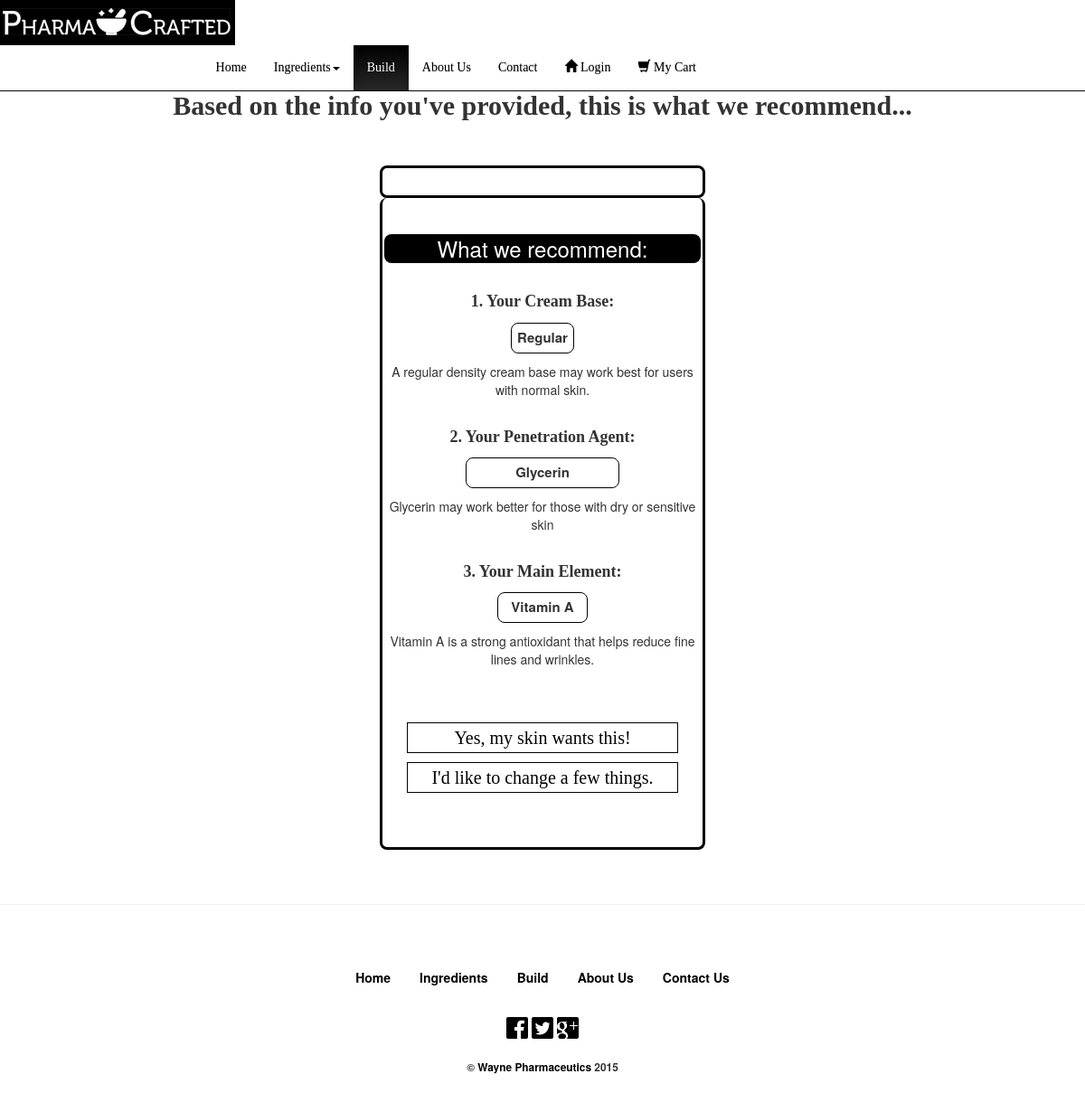
/users/3/result, run on the app's committed database.
### creamUsers/models.py (models this page shows, shortened)
class Ingredient (models.Model):
	inType = models.CharField(max_length = 20)
	ingreName = models.CharField(max_length = 50)
	description = models.CharField(max_length = 100)

class Product (models.Model):
	price = models.DecimalField(max_digits=18, decimal_places=2, verbose_name=_('price'))
	ingredient1 = models.ForeignKey(Ingredient, related_name='ingredient_cream')
	ingredient2 = models.ForeignKey(Ingredient, related_name='ingredient_penetrate')
	ingredient3 = models.ForeignKey(Ingredient, related_name='ingredient_main', default=6)

### creamUsers/views.py (the view)
# urls.py: url(r'^(?P<product_id>\d+)/result$', views.resultNoAnswer, name='resultNoAnswer'),
def resultNoAnswer (request, product_id):
	prod = get_object_or_404(Product, pk=product_id)
	return render(request, 'creamUsers/prodResult.html', {'product' : prod, 'ingredient1':prod.ingredient1, 'ingredient2':prod.ingredient2,})

### creamUsers/templates/creamUsers/prodResult.html (shortened to what this page needs)
<!DOCTYPE html>
<html lang="en">
{% extends "baseNavFooter.html" %}
{% block content %}
{% load staticfiles %}
{% load bootstrap3 %}
<div class="page-row">
<nav class="navbar transparent navbar-inverse navbar-fixed-top" role="navigation">
	<div class="container-fluid col-md-8" style="float:center;border-left:0px; border-right:0px; margin-left:auto; margin-right: auto;">
		<div class="navbar-header">
			<a class="navbar-brand" style="" href="/"></a>
		</div>
		<div class="collapse navbar-collapse" id="bs-example-navbar-collapse-1">
		  <ul class="nav navbar-nav">
			<li><a href="/">Home</a></li>
			<li class="dropdown" href="plan.html"><a class="dropdown-toggle" data-toggle="dropdown" href="plan.html">Ingredients<span class="caret"></span></a>
			</li>
			<li class="active"><a href="/build/">Build</a></li>
			<li><a href="/about/">About Us</a></li>
			<li><a href="/contact/">Contact</a></li>
			{% if user.is_authenticated %}
			<li id="menu-gap"><a href="/users/"><span class="glyphicon glyphicon-user"></span> {{user.username}}</a></li>
			<li id="menu-gap"><a href="/logout/"><span class="glyphicon glyphicon-off"></span> Logout</a></li>
			{% else %}
			<li id="menu-gap"><a href="/login/"><span class="glyphicon glyphicon-home"></span> Login</a></li>
			{% endif %}
			<li><a href="{% url 'creamUsers:cartdetail' %}"><span class="glyphicon glyphicon-shopping-cart"></span> My Cart</a></li>
		  </ul>
		</div>
	</div>
</nav>
	<div id="buildtitle">
		<h2><center/><strong/></h2>
	</div>
	<h2 class="question">Based on the info you've provided, this is what we recommend...</h2><br/><br/>
	<div id="results" style="width:30%; margin-left: auto; margin-right: auto; text-align:center; border: 3px solid black; padding-bottom:30px; border-radius: 8px;">
	</div>
	<div id="suggestions" style="width:30%; margin-left: auto; margin-right: auto; text-align:center;border-radius: 8px; border-bottom: 3px solid black; border-left: 3px solid black; border-right: 3px solid black; text-align:center; padding-bottom:50px;">
		<br/><h3 style="padding:3px;color:white;background:black;border-radius:8px;width:350px;margin-left:auto;margin-right:auto;">What we recommend:</h3>
		<form action=""><br/>
			<p style="font-family:Museo; font-size: 18px">1. Your Cream Base:</p> <p class="resing" style="width:70px;">{{ingredient1.ingreName}}</p>
			<p style="font-weight:300;">{{ingredient1.description}}</p>
		</form>
		<form action=""><br/>
			<p style="font-family:Museo; font-size: 18px">2. Your Penetration Agent:</p> <p class="resing" style="width:170px;">{{ingredient2.ingreName}}</p>
			<p style="font-weight:300;">{{ingredient2.description}}</p>
		</form>
		<form action=""><br/>
			<p style="font-family:Museo; font-size: 18px">3. Your Main Element:</p> <p class="resing" style="width:100px;">{{product.ingredient3.ingreName}}</p>
			<p style="font-weight:300;">{{product.ingredient3.description}}</p>
			<br/><br/>
		</form>
		<div id="buttons">
		<a href = "{% url 'creamUsers:addproduct' product.id%}"><h4 class="h4link" style="border:1px solid black; font-family:Museo; font-size: 20px">Yes, my skin wants this!</h4></a>
		<a href = "{% url 'creamUsers:editProd' product.id %}"><h4 class="h4link" style="border:1px solid black; font-family:Museo; font-size: 20px">I'd like to change a few things.</h4></a>
		</div>
	</div><br/><br/>
</div>
{% endblock %}

### creamUsers/static/creamUsers/style.css (style rules this page uses)
body { display:table; width:100%; height:100%; overflow:scroll; -webkit-overflow-scrolling: touch; }
.page-row { display:table-row; height:1px; table-align:center; margin-left:auto; margin-right:auto; }
.navbar.transparent.navbar.navbar-fixed-top { -webkit-transiton: opacity 0.2s; -moz-transition: opacity 0.2s; -ms-transition: opacity 0.2s; -o-transition: opacity 0.2s; -transition: opacity 0.2s; }
.navbar-brand { background: url(images/logo.png) no-repeat; width:260px; }
.navbar>.container .navbar-brand, .navbar>.container-fluid .navbar-brand { font-size:30px; font-family: "Lobster Two"; opacity:1; }
.container-fluid { border-bottom:#dddddd; }
ul.nav.navbar-nav { float:right; font-family: "Museo"; }
body { padding-top:50px; }
html, body, div, span, applet, object, iframe, h1, h2, h3, h4, h5, h6, p, blockquote, pre, a, abbr, acronym, address, big, cite, code, del, dfn, em, img, ins, kbd, q, s, samp, small, strike, strong, sub, sup, tt, var, b, u, i, center, dl, dt, dd, ol, ul, li, fieldset, form, label, legend, table, caption, tbody, tfoot, thead, tr, th, td, article, aside, canvas, details, embed, figure, figcaption, footer, header, hgroup, menu, nav, output, ruby, section, summary, time, mark, audio, video { margin: 0; padding: 0; border: 0; font-size: 100%; font: inherit; vertical-align: baseline; }
article, aside, details, figcaption, figure, footer, header, hgroup, menu, nav, section { display: block; }
body { line-height: 1; }
ol, ul { list-style: none; }
body { font: 13px/20px 'Lucida Grande', Tahoma, Verdana, sans-serif; color: #464646; }
#buildtitle { margin-top:100px; }
#buttons { text-align:center; font-family:Museo; }
.question { font-family:Museo; font-weight:700; text-align:center; margin-left:auto; margin-right:auto; }

### creamUsers/templates/creamUsers/prodResult.html (style rules this page uses)
h4.h4link { font-size:20px; color:black; background:white; width:300px; margin-left:auto; margin-right:auto; padding:5px; }
.resing { font-size:15px; padding-5px; border:1px solid black; border-radius:8px; margin-left:auto; margin-right:auto; text-align:center; padding-top:5px; padding-bottom:5px; }

### data on the page
Ingredient: ingreName "Regular", description "A regular density cream base may work best for users with normal skin."
Ingredient: ingreName "Glycerin", description "Glycerin may work better for those with dry or sensitive skin"
Product: ingredient3.ingreName "Vitamin A", ingredient3.description "Vitamin A is a strong antioxidant that helps reduce fine lines and wrinkles."
